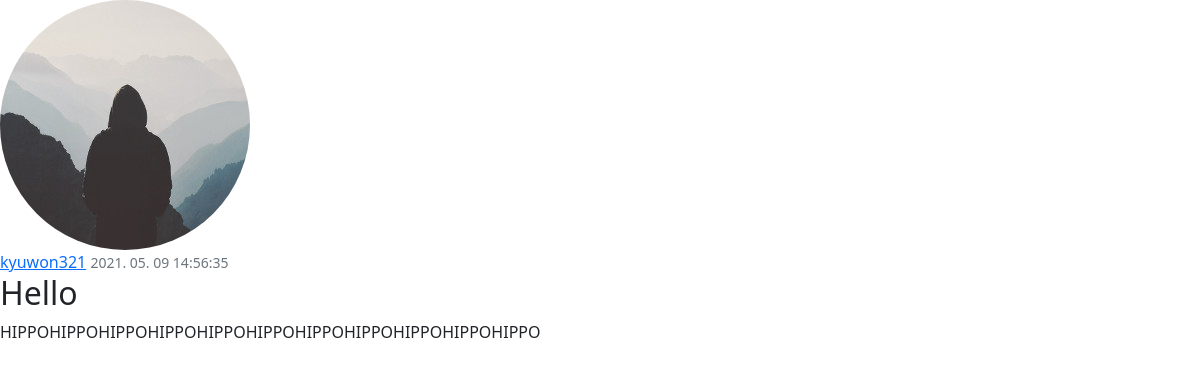
Screenshot of /post/3 with the database file from the repository.
### main/models.py (models this page shows, shortened)
class User(db.Model, UserMixin):
        id = db.Column(db.Integer, primary_key=True)
        username = db.Column(db.String(20), unique=True, nullable=False)
        email = db.Column(db.String(120), unique=True, nullable=False)
        image_file = db.Column(db.String(20), nullable=False, default='default.jpg')
        password = db.Column(db.String(60), nullable=False)
        posts = db.relationship('Post', backref='author', lazy=True)

class Post(db.Model):
        id = db.Column(db.Integer, primary_key=True)
        title = db.Column(db.String(100), nullable=False)
        date_posted = db.Column(db.DateTime, nullable=False, default=datetime.utcnow)
        content = db.Column(db.Text, nullable=False)
        user_id = db.Column(db.Integer, db.ForeignKey('user.id'), nullable=False)

### main/posts/routes.py (the view)
@posts.route("/post/<int:post_id>")
def post(post_id):
        post = Post.query.get_or_404(post_id)
        return render_template('post.html', title=post.title, post=post)

### main/templates/post.html (shortened to what this page needs)
{% extends "layout.html" %}
{% block content %}
    <article class="media content-section">
        <img class="rounded-circle article-img" src="{{ url_for('static', filename='profile_pics/' + post.author.image_file) }}" />
        <div class="media-body">
            <div class="article-metadata">
                <a href="{{ url_for('users.user_posts', username=post.author.username) }}" class="mr-2">{{ post.author.username }}</a>
                <small class="text-muted">{{ post.date_posted.strftime('%Y. %m. %d %H:%M:%S') }}</small>
            </div>
            <h2 class="article-title">{{ post.title }}</h2>
            <p class="article-content">{{ post.content }}</p>
        </div>
    </article>
{% endblock content %}

### rows the page displays
User: image_file (placeholder picture), author.username "kyuwon321"
Post: date_posted "2021. 05. 09 14:56:35", title "Hello", content "HIPPOHIPPOHIPPOHIPPOHIPPOHIPPOHIPPOHIPPOHIPPOHIPPOHIPPO"
